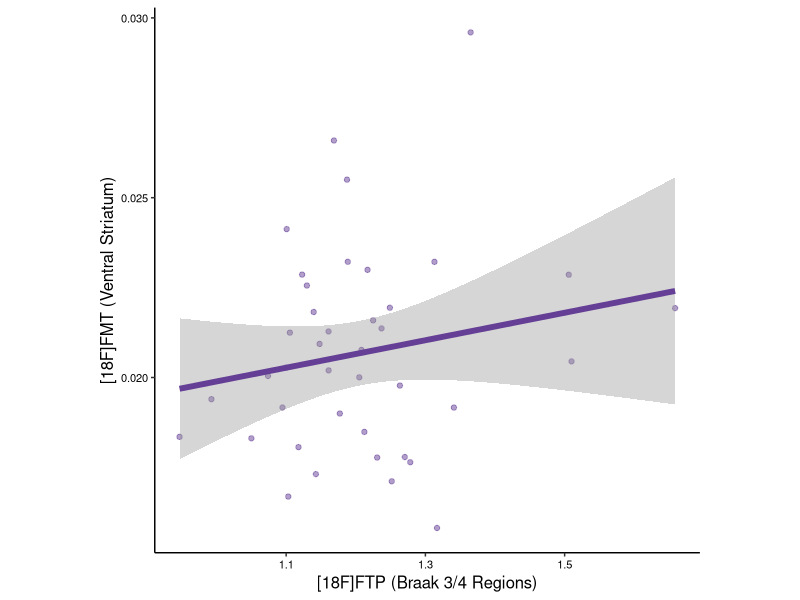
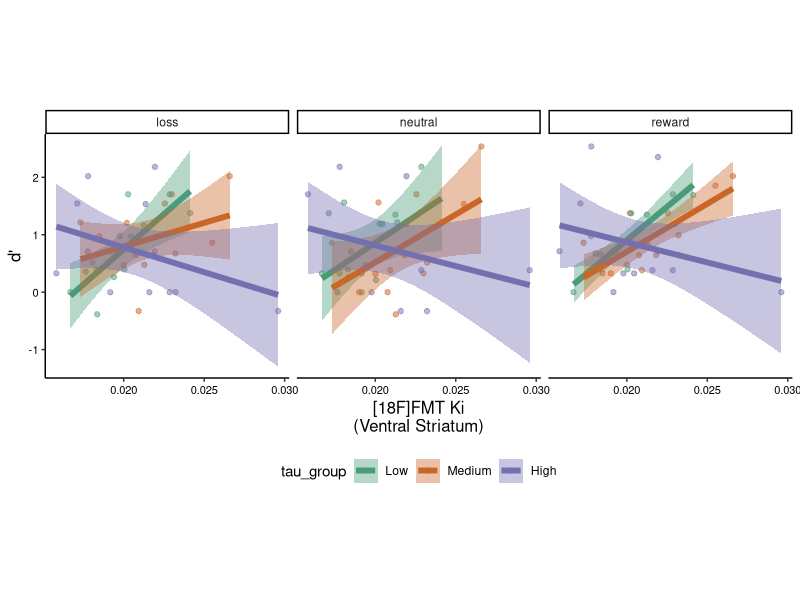
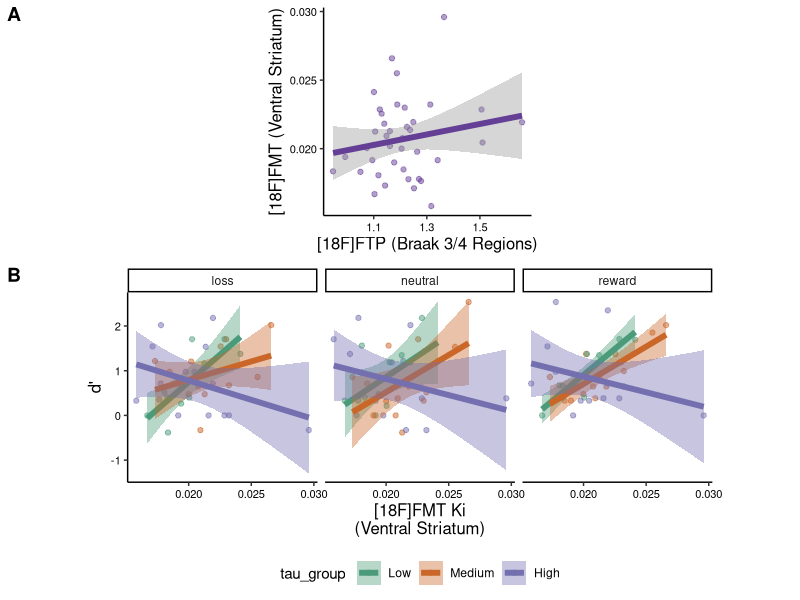
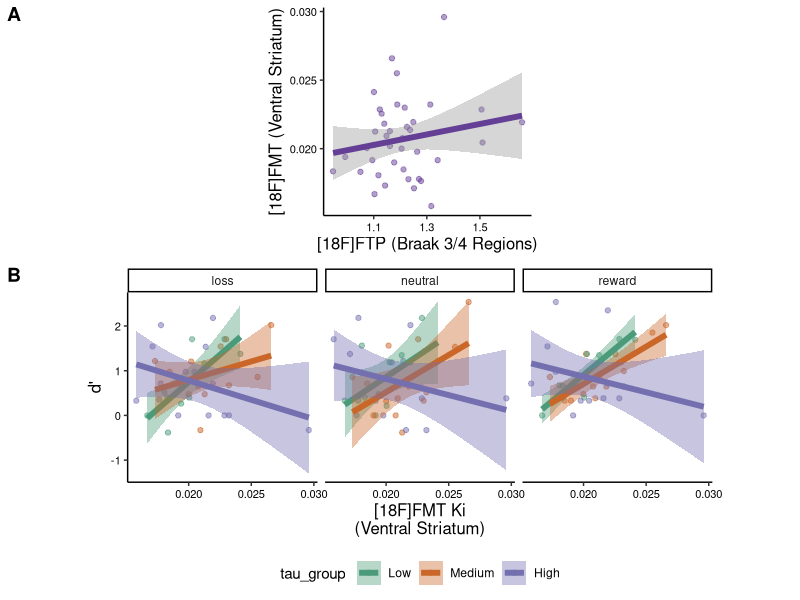

R code for these plots, in order:
## ---- chunk 1
knitr::opts_chunk$set(echo = TRUE)
## ---- chunk 2
# Load Libraries
library(tidyverse) # v2.0.0
library(ggpubr) # v0.6.0
library(lme4) # v1.1.32
library(lmerTest) # v3.1.3
library(rstatix) # v0.7.2

# Set color scales
tau_group_cscale <- scale_color_manual(values = c("#4b9b7a", "#ca6728", "#7470af"))
tau_group_fscale <- scale_fill_manual(values = c("#4b9b7a", "#ca6728", "#7470af"))

age_group_cscale <- scale_color_manual(values = c("#643f95", "#549e3e"))
age_group_fscale <- scale_fill_manual(values = c("#643f95", "#549e3e"))

# Read data
data_A <- read_csv('data_sup_fig05a.csv')
data_B <- read_csv('data_sup_fig05b.csv')

data_A$tau_group <- factor(data_A$tau_group, levels = c('Low', 'Medium', 'High'))
data_B$tau_group <- factor(data_B$tau_group, levels = c('Low', 'Medium', 'High'))
## ---- chunk 3
# Panel A
figA <- data_A %>%
  ggplot(aes(x=ftp_braak34_suvr, y=fmt_ki_vst)) +
  geom_point(color = "#643f95", fill = "#643f95", alpha = 0.5) +
  geom_smooth(method = 'lm', limit = 0.9, linewidth = 2, color = "#643f95") +
  xlab('[18F]FTP (Braak 3/4 Regions)') +
  ylab('[18F]FMT (Ventral Striatum)') +
  theme_classic() +
  theme(panel.background = element_blank(),
      axis.line = element_line(color = 'black'),
      legend.position = 'bottom', 
      axis.text.x = element_text(color = 'black', size = 8),
      axis.text.y = element_text(color = 'black', size = 8),
      axis.title.x = element_text(color = 'black', size = 12),
      axis.title.y = element_text(color = 'black', size = 12),
      legend.title = element_blank(),
      aspect.ratio = 1)

figA
## ---- chunk 4
modA <- lm(fmt_ki_vst ~ ftp_braak34_suvr + age + sex + yrs_edu,
           data = data_A)
summary(modA)

## ---- chunk 5
# Panel B: Plot FMT by d' across each valence
figB <- data_B %>% 
  ggplot(aes(x = fmt_ki_vst, y = dprime, group = tau_group,
             color = tau_group)) +
  geom_point(alpha = 0.5) +
  geom_smooth(aes(color = tau_group, fill = tau_group),
                  method = 'lm', linewidth = 2, limit = 0.9) +
  tau_group_cscale +
  tau_group_fscale +
  theme_classic() +
  xlab(bquote('[18F]FMT Ki\n(Ventral Striatum)')) +
  ylab('d\'') +
  facet_wrap(.~valence, nrow = 1) +
  theme(panel.background = element_blank(),
      axis.line = element_line(color = 'black'),
      legend.position = 'bottom', 
      axis.text.x = element_text(color = 'black', size = 8),
      axis.text.y = element_text(color = 'black', size = 8),
      axis.title.x = element_text(color = 'black', size = 12),
      axis.title.y = element_text(color = 'black', size = 12),
      aspect.ratio = 1)

figB
## ---- chunk 6
lme1 <- lmer(dprime ~ fmt_ki_vst*ftp_braak34_suvr + age + sex + yrs_edu + valence + (1 | subject),
             data_B)
summary(lme1)
## ---- chunk 7
# Stats for Panel B:
lme2 <- lmer(dprime ~ fmt_ki_vst*ftp_braak34_suvr + valence + age + sex + yrs_edu + learning + (1 | subject),
             data_B)
summary(lme2)
## ---- chunk 8
# Combined Panels
fmt_fig <- ggarrange(figA, figB, nrow = 2, 
                     labels = c('A', 'B'), heights = c(1, 1.3))

ggsave(fmt_fig, filename = 'sup_fig05.pdf', width = 5, height = 5, units = 'in')
fmt_fig
